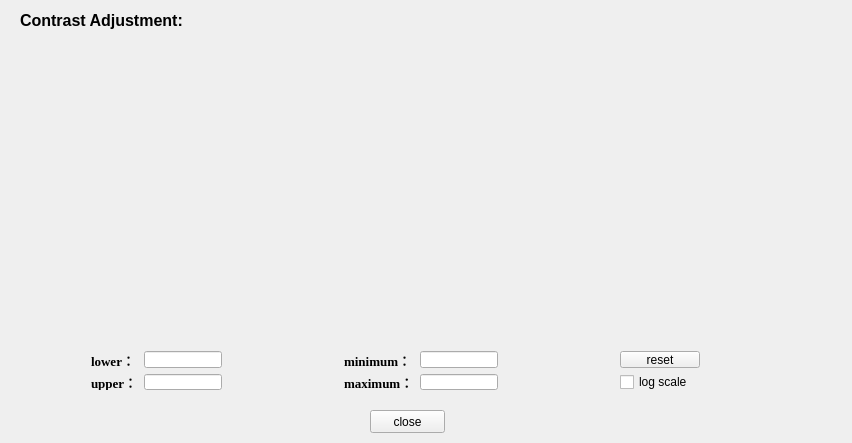
<?xml version="1.0" encoding="UTF-8"?>
<ui version="4.0">
 <class>Ct_Contrast_Widget</class>
 <widget class="QWidget" name="Ct_Contrast_Widget">
  <property name="geometry">
   <rect>
    <x>0</x>
    <y>0</y>
    <width>852</width>
    <height>443</height>
   </rect>
  </property>
  <property name="windowTitle">
   <string>Ct_Contrast_Widget</string>
  </property>
  <widget class="QWidget" name="horizontalLayoutWidget">
   <property name="geometry">
    <rect>
     <x>20</x>
     <y>30</y>
     <width>811</width>
     <height>291</height>
    </rect>
   </property>
   <layout class="QHBoxLayout" name="horizontalLayout"/>
  </widget>
  <widget class="QLabel" name="label">
   <property name="geometry">
    <rect>
     <x>20</x>
     <y>10</y>
     <width>181</width>
     <height>21</height>
    </rect>
   </property>
   <property name="font">
    <font>
     <pointsize>12</pointsize>
     <weight>75</weight>
     <bold>true</bold>
    </font>
   </property>
   <property name="text">
    <string>Contrast Adjustment:</string>
   </property>
  </widget>
  <widget class="QPushButton" name="closeButton">
   <property name="geometry">
    <rect>
     <x>370</x>
     <y>410</y>
     <width>75</width>
     <height>23</height>
    </rect>
   </property>
   <property name="text">
    <string>close</string>
   </property>
  </widget>
  <widget class="QWidget" name="layoutWidget">
   <property name="geometry">
    <rect>
     <x>80</x>
     <y>340</y>
     <width>631</width>
     <height>61</height>
    </rect>
   </property>
   <layout class="QGridLayout" name="gridLayout" columnstretch="1,2,3,1,2,3,2">
    <item row="1" column="6">
     <widget class="QCheckBox" name="logBox">
      <property name="text">
       <string>log scale</string>
      </property>
     </widget>
    </item>
    <item row="0" column="0">
     <widget class="QLabel" name="label_2">
      <property name="font">
       <font>
        <family>Times New Roman</family>
        <pointsize>10</pointsize>
        <weight>75</weight>
        <bold>true</bold>
       </font>
      </property>
      <property name="text">
       <string>lower：</string>
      </property>
     </widget>
    </item>
    <item row="1" column="1">
     <widget class="QLineEdit" name="upperEdit"/>
    </item>
    <item row="1" column="0">
     <widget class="QLabel" name="label_3">
      <property name="font">
       <font>
        <family>Times New Roman</family>
        <pointsize>10</pointsize>
        <weight>75</weight>
        <bold>true</bold>
       </font>
      </property>
      <property name="text">
       <string>upper：</string>
      </property>
     </widget>
    </item>
    <item row="1" column="2">
     <spacer name="horizontalSpacer_2">
      <property name="orientation">
       <enum>Qt::Horizontal</enum>
      </property>
      <property name="sizeHint" stdset="0">
       <size>
        <width>40</width>
        <height>20</height>
       </size>
      </property>
     </spacer>
    </item>
    <item row="0" column="1">
     <widget class="QLineEdit" name="lowerEdit"/>
    </item>
    <item row="1" column="3">
     <widget class="QLabel" name="label_5">
      <property name="font">
       <font>
        <family>Times New Roman</family>
        <pointsize>10</pointsize>
        <weight>75</weight>
        <bold>true</bold>
       </font>
      </property>
      <property name="text">
       <string>maximum：</string>
      </property>
     </widget>
    </item>
    <item row="0" column="2">
     <spacer name="horizontalSpacer">
      <property name="orientation">
       <enum>Qt::Horizontal</enum>
      </property>
      <property name="sizeHint" stdset="0">
       <size>
        <width>40</width>
        <height>20</height>
       </size>
      </property>
     </spacer>
    </item>
    <item row="0" column="3">
     <widget class="QLabel" name="label_4">
      <property name="font">
       <font>
        <family>Times New Roman</family>
        <pointsize>10</pointsize>
        <weight>75</weight>
        <bold>true</bold>
       </font>
      </property>
      <property name="text">
       <string>minimum：</string>
      </property>
     </widget>
    </item>
    <item row="0" column="4">
     <widget class="QLineEdit" name="minEdit">
      <property name="readOnly">
       <bool>true</bool>
      </property>
     </widget>
    </item>
    <item row="1" column="4">
     <widget class="QLineEdit" name="maxEdit">
      <property name="readOnly">
       <bool>true</bool>
      </property>
     </widget>
    </item>
    <item row="0" column="6">
     <widget class="QPushButton" name="resetButton">
      <property name="text">
       <string>reset</string>
      </property>
     </widget>
    </item>
    <item row="0" column="5">
     <spacer name="horizontalSpacer_3">
      <property name="orientation">
       <enum>Qt::Horizontal</enum>
      </property>
      <property name="sizeHint" stdset="0">
       <size>
        <width>40</width>
        <height>20</height>
       </size>
      </property>
     </spacer>
    </item>
    <item row="1" column="5">
     <spacer name="horizontalSpacer_4">
      <property name="orientation">
       <enum>Qt::Horizontal</enum>
      </property>
      <property name="sizeHint" stdset="0">
       <size>
        <width>40</width>
        <height>20</height>
       </size>
      </property>
     </spacer>
    </item>
   </layout>
  </widget>
 </widget>
 <layoutdefault spacing="6" margin="11"/>
 <resources/>
 <connections/>
</ui>
